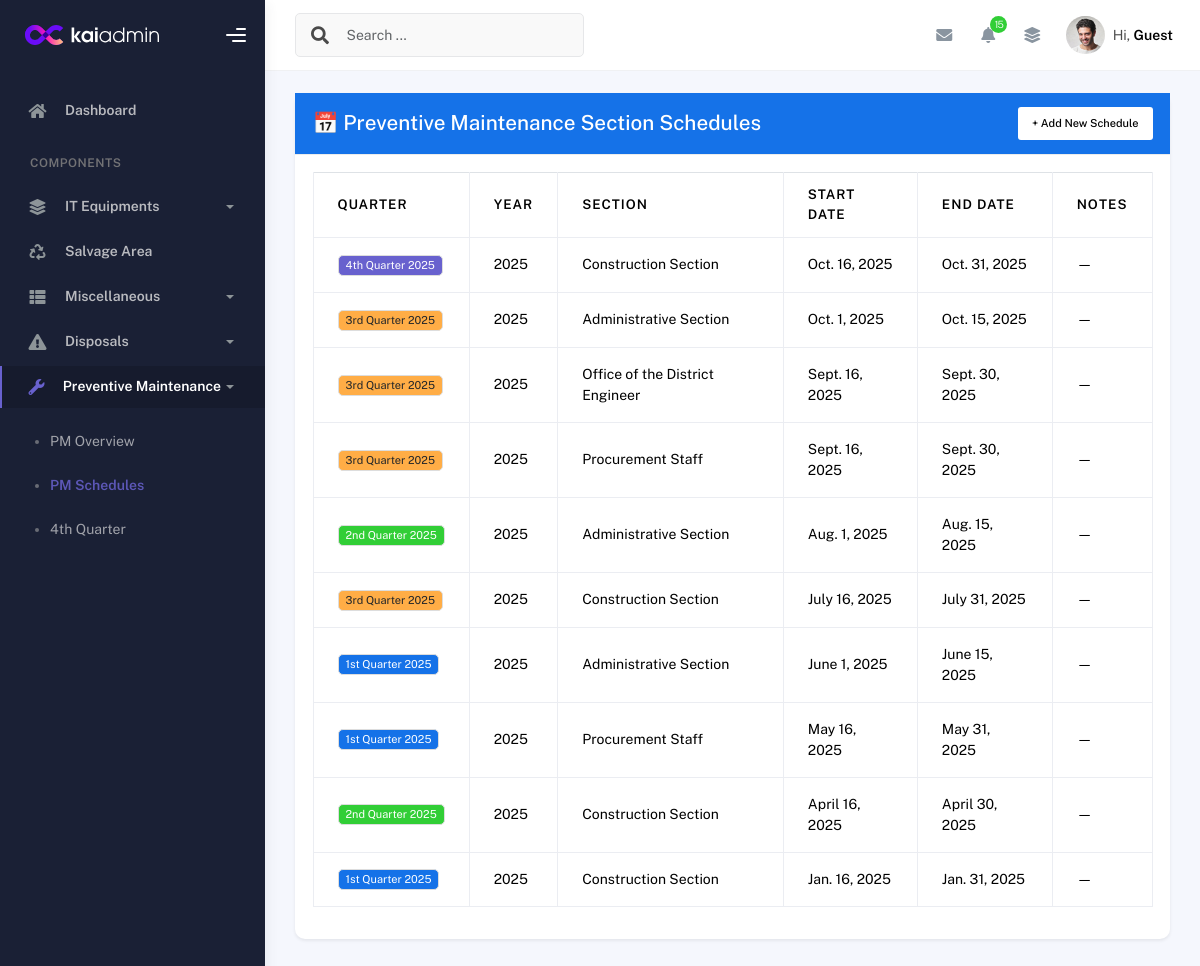
The page /maintenance/schedules/ on the database as committed earlier.
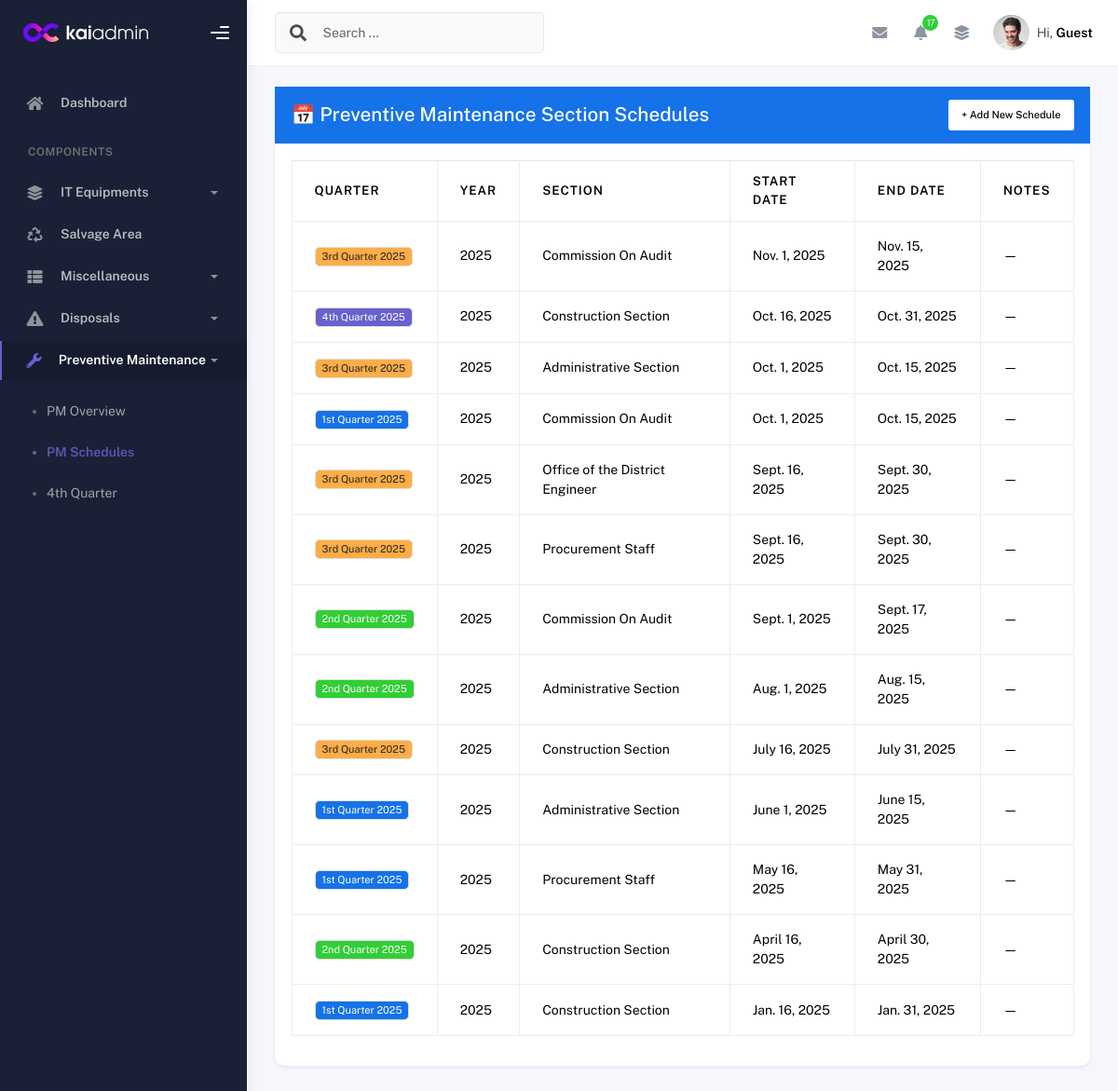
The same page on the database as committed later.
### inventory/models.py (models this page shows, shortened)
class PMSectionSchedule(models.Model):
    quarter_schedule = models.ForeignKey(QuarterSchedule, on_delete=models.CASCADE, related_name='schedules')
    section = models.ForeignKey(OfficeSection, on_delete=models.CASCADE)
    start_date = models.DateField()
    end_date = models.DateField()
    notes = models.TextField(blank=True, null=True)

class QuarterSchedule(models.Model):
    QUARTERS = [
        ('Q1', '1st Quarter'),
        ('Q2', '2nd Quarter'),
        ('Q3', '3rd Quarter'),
        ('Q4', '4th Quarter'),
    ]
    year = models.IntegerField()
    quarter = models.CharField(max_length=2, choices=QUARTERS)

class OfficeSection(models.Model):
    name = models.CharField(max_length=255, unique=True)

### inventory/views.py (the view, shortened to what this page needs)
# urls.py: path('maintenance/schedules/', views.section_schedule_list_view, name='section_schedule_list'), # section schedule list view of pm
def section_schedule_list_view(request):
    schedules = PMSectionSchedule.objects.select_related('quarter_schedule', 'section').order_by('-start_date')
    quarters = QuarterSchedule.objects.all().order_by('-year')
    sections = OfficeSection.objects.all().order_by('name')
    return render(request, 'maintenance/section_schedule_list.html', {
        'schedules': schedules,
        'quarters': quarters,
        'sections': sections,
    })

### templates/maintenance/section_schedule_list.html (shortened to what this page needs)
{% extends 'base.html' %}
{% load static %}
{% block content %}
<div class="container">
  <div class="page-inner">
    <div class="row">
      <div class="col-md-12">
        <div class="card shadow-sm">
          <div class="card-header bg-primary text-white d-flex justify-content-between">
            <h4 class="mb-0">📅 Preventive Maintenance Section Schedules</h4>
            <button class="btn btn-light btn-sm" data-bs-toggle="modal" data-bs-target="#addScheduleModal">+ Add New Schedule</button>
          </div>
          <div class="card-body">
            {% if schedules %}
              <div class="table-responsive">
                <table id="schedule-table" class="table table-bordered table-hover">
                  <thead class="bg-light">
                    <tr>
                      <th>Quarter</th>
                      <th>Year</th>
                      <th>Section</th>
                      <th>Start Date</th>
                      <th>End Date</th>
                      <th>Notes</th>
                    </tr>
                  </thead>
                  <tbody>
                    {% for schedule in schedules %}
                    <tr>
                      <td>
                        <span class="badge
                          {% if schedule.quarter_schedule.get_quarter_display == "1st Quarter" %}bg-primary
                          {% elif schedule.quarter_schedule.get_quarter_display == "2nd Quarter" %}bg-success
                          {% elif schedule.quarter_schedule.get_quarter_display == "3rd Quarter" %}bg-warning text-dark
                          {% elif schedule.quarter_schedule.get_quarter_display == "4th Quarter" %}bg-secondary
                          {% else %}bg-secondary
                          {% endif %}
                        ">
                          {{ schedule.quarter_schedule.get_quarter_display }} {{ schedule.quarter_schedule.year }}
                        </span>
                      </td>
                      <td>{{ schedule.quarter_schedule.year }}</td>
                      <td>{{ schedule.section.name }}</td>
                      <td>{{ schedule.start_date }}</td>
                      <td>{{ schedule.end_date }}</td>
                      <td>{{ schedule.notes|default:"—" }}</td>
                    </tr>
                    {% endfor %}
                  </tbody>
                </table>
              </div>
            {% else %}
              <div class="alert alert-info">No schedules available.</div>
            {% endif %}
          </div>
        </div>
      </div>
    </div>
  </div>
</div>
{% endblock %}

Rows that differ between the two databases and show on the page:
added PMSectionSchedule: quarter_schedule.quarter "3rd Quarter", quarter_schedule.year "2025", section.name "Commission On Audit", start_date "Nov. 1, 2025", end_date "Nov. 15, 2025", notes "—"
added PMSectionSchedule: quarter_schedule.quarter "1st Quarter", quarter_schedule.year "2025", section.name "Commission On Audit", start_date "Oct. 1, 2025", end_date "Oct. 15, 2025", notes "—"
added PMSectionSchedule: quarter_schedule.quarter "2nd Quarter", quarter_schedule.year "2025", section.name "Commission On Audit", start_date "Sept. 1, 2025", end_date "Sept. 17, 2025", notes "—"
Other text that changed with them:
{{ pending_pm_count }}: "15" → "17"
